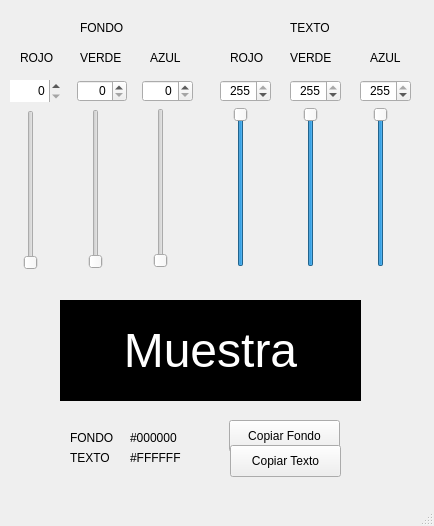
<?xml version="1.0" encoding="UTF-8"?>
<ui version="4.0">
 <class>MainWindow</class>
 <widget class="QMainWindow" name="MainWindow">
  <property name="windowModality">
   <enum>Qt::ApplicationModal</enum>
  </property>
  <property name="geometry">
   <rect>
    <x>0</x>
    <y>0</y>
    <width>434</width>
    <height>526</height>
   </rect>
  </property>
  <property name="windowTitle">
   <string>MainWindow</string>
  </property>
  <widget class="QWidget" name="centralwidget">
   <widget class="QLabel" name="LB_Fondo">
    <property name="geometry">
     <rect>
      <x>80</x>
      <y>20</y>
      <width>51</width>
      <height>16</height>
     </rect>
    </property>
    <property name="text">
     <string>FONDO</string>
    </property>
   </widget>
   <widget class="QLabel" name="LB_Texto">
    <property name="geometry">
     <rect>
      <x>290</x>
      <y>20</y>
      <width>41</width>
      <height>16</height>
     </rect>
    </property>
    <property name="text">
     <string>TEXTO</string>
    </property>
   </widget>
   <widget class="QLabel" name="LB_BG_Rojo">
    <property name="geometry">
     <rect>
      <x>20</x>
      <y>50</y>
      <width>41</width>
      <height>16</height>
     </rect>
    </property>
    <property name="text">
     <string>ROJO</string>
    </property>
   </widget>
   <widget class="QLabel" name="LB_BG_Verde">
    <property name="geometry">
     <rect>
      <x>80</x>
      <y>50</y>
      <width>41</width>
      <height>16</height>
     </rect>
    </property>
    <property name="text">
     <string>VERDE</string>
    </property>
   </widget>
   <widget class="QLabel" name="LB_BG_Azul">
    <property name="geometry">
     <rect>
      <x>150</x>
      <y>50</y>
      <width>41</width>
      <height>16</height>
     </rect>
    </property>
    <property name="text">
     <string>AZUL</string>
    </property>
   </widget>
   <widget class="QLabel" name="LB_FG_Rojo">
    <property name="geometry">
     <rect>
      <x>230</x>
      <y>50</y>
      <width>41</width>
      <height>16</height>
     </rect>
    </property>
    <property name="text">
     <string>ROJO</string>
    </property>
   </widget>
   <widget class="QLabel" name="LB_FG_Verde">
    <property name="geometry">
     <rect>
      <x>290</x>
      <y>50</y>
      <width>51</width>
      <height>16</height>
     </rect>
    </property>
    <property name="text">
     <string>VERDE</string>
    </property>
   </widget>
   <widget class="QLabel" name="LB_FG_Azul">
    <property name="geometry">
     <rect>
      <x>370</x>
      <y>50</y>
      <width>41</width>
      <height>16</height>
     </rect>
    </property>
    <property name="text">
     <string>AZUL</string>
    </property>
   </widget>
   <widget class="QSpinBox" name="SB_BG_Rojo">
    <property name="geometry">
     <rect>
      <x>10</x>
      <y>80</y>
      <width>51</width>
      <height>22</height>
     </rect>
    </property>
    <property name="frame">
     <bool>false</bool>
    </property>
    <property name="alignment">
     <set>Qt::AlignRight|Qt::AlignTrailing|Qt::AlignVCenter</set>
    </property>
    <property name="maximum">
     <number>255</number>
    </property>
   </widget>
   <widget class="QSpinBox" name="SB_BG_Verde">
    <property name="geometry">
     <rect>
      <x>77</x>
      <y>80</y>
      <width>50</width>
      <height>22</height>
     </rect>
    </property>
    <property name="alignment">
     <set>Qt::AlignRight|Qt::AlignTrailing|Qt::AlignVCenter</set>
    </property>
    <property name="maximum">
     <number>255</number>
    </property>
   </widget>
   <widget class="QSpinBox" name="SB_BG_Azul">
    <property name="geometry">
     <rect>
      <x>142</x>
      <y>80</y>
      <width>51</width>
      <height>22</height>
     </rect>
    </property>
    <property name="alignment">
     <set>Qt::AlignRight|Qt::AlignTrailing|Qt::AlignVCenter</set>
    </property>
    <property name="maximum">
     <number>255</number>
    </property>
   </widget>
   <widget class="QSpinBox" name="SB_FG_Rojo">
    <property name="geometry">
     <rect>
      <x>220</x>
      <y>80</y>
      <width>51</width>
      <height>22</height>
     </rect>
    </property>
    <property name="alignment">
     <set>Qt::AlignRight|Qt::AlignTrailing|Qt::AlignVCenter</set>
    </property>
    <property name="maximum">
     <number>255</number>
    </property>
    <property name="value">
     <number>255</number>
    </property>
   </widget>
   <widget class="QSpinBox" name="SB_FG_Verde">
    <property name="geometry">
     <rect>
      <x>290</x>
      <y>80</y>
      <width>51</width>
      <height>22</height>
     </rect>
    </property>
    <property name="alignment">
     <set>Qt::AlignRight|Qt::AlignTrailing|Qt::AlignVCenter</set>
    </property>
    <property name="maximum">
     <number>255</number>
    </property>
    <property name="value">
     <number>255</number>
    </property>
   </widget>
   <widget class="QSpinBox" name="SB_FG_Azul">
    <property name="geometry">
     <rect>
      <x>360</x>
      <y>80</y>
      <width>51</width>
      <height>22</height>
     </rect>
    </property>
    <property name="alignment">
     <set>Qt::AlignRight|Qt::AlignTrailing|Qt::AlignVCenter</set>
    </property>
    <property name="maximum">
     <number>255</number>
    </property>
    <property name="value">
     <number>255</number>
    </property>
   </widget>
   <widget class="QSlider" name="SL_BG_Rojo">
    <property name="geometry">
     <rect>
      <x>20</x>
      <y>110</y>
      <width>22</width>
      <height>160</height>
     </rect>
    </property>
    <property name="maximum">
     <number>255</number>
    </property>
    <property name="pageStep">
     <number>1</number>
    </property>
    <property name="orientation">
     <enum>Qt::Vertical</enum>
    </property>
   </widget>
   <widget class="QSlider" name="SL_BG_Verde">
    <property name="geometry">
     <rect>
      <x>85</x>
      <y>109</y>
      <width>22</width>
      <height>160</height>
     </rect>
    </property>
    <property name="maximum">
     <number>255</number>
    </property>
    <property name="pageStep">
     <number>1</number>
    </property>
    <property name="orientation">
     <enum>Qt::Vertical</enum>
    </property>
   </widget>
   <widget class="QSlider" name="SL_BG_Azul">
    <property name="geometry">
     <rect>
      <x>150</x>
      <y>108</y>
      <width>22</width>
      <height>160</height>
     </rect>
    </property>
    <property name="maximum">
     <number>255</number>
    </property>
    <property name="pageStep">
     <number>1</number>
    </property>
    <property name="orientation">
     <enum>Qt::Vertical</enum>
    </property>
   </widget>
   <widget class="QSlider" name="SL_FG_Rojo">
    <property name="geometry">
     <rect>
      <x>230</x>
      <y>107</y>
      <width>22</width>
      <height>160</height>
     </rect>
    </property>
    <property name="maximum">
     <number>255</number>
    </property>
    <property name="pageStep">
     <number>1</number>
    </property>
    <property name="value">
     <number>255</number>
    </property>
    <property name="orientation">
     <enum>Qt::Vertical</enum>
    </property>
   </widget>
   <widget class="QSlider" name="SL_FG_Verde">
    <property name="geometry">
     <rect>
      <x>300</x>
      <y>107</y>
      <width>22</width>
      <height>160</height>
     </rect>
    </property>
    <property name="maximum">
     <number>255</number>
    </property>
    <property name="pageStep">
     <number>1</number>
    </property>
    <property name="value">
     <number>255</number>
    </property>
    <property name="orientation">
     <enum>Qt::Vertical</enum>
    </property>
   </widget>
   <widget class="QSlider" name="SL_FG_Azul">
    <property name="geometry">
     <rect>
      <x>370</x>
      <y>107</y>
      <width>22</width>
      <height>160</height>
     </rect>
    </property>
    <property name="maximum">
     <number>255</number>
    </property>
    <property name="pageStep">
     <number>1</number>
    </property>
    <property name="value">
     <number>255</number>
    </property>
    <property name="orientation">
     <enum>Qt::Vertical</enum>
    </property>
   </widget>
   <widget class="QLabel" name="LB_Muestra">
    <property name="geometry">
     <rect>
      <x>60</x>
      <y>300</y>
      <width>301</width>
      <height>101</height>
     </rect>
    </property>
    <property name="styleSheet">
     <string notr="true">background-color: #000000; color: #FFFFFF; font-family: Arial; font-size: 48px;</string>
    </property>
    <property name="text">
     <string>Muestra</string>
    </property>
    <property name="alignment">
     <set>Qt::AlignCenter</set>
    </property>
   </widget>
   <widget class="QLabel" name="LB_RES_Fondo">
    <property name="geometry">
     <rect>
      <x>70</x>
      <y>430</y>
      <width>51</width>
      <height>16</height>
     </rect>
    </property>
    <property name="text">
     <string>FONDO</string>
    </property>
   </widget>
   <widget class="QLabel" name="RES_Fondo">
    <property name="geometry">
     <rect>
      <x>130</x>
      <y>430</y>
      <width>61</width>
      <height>16</height>
     </rect>
    </property>
    <property name="text">
     <string>#000000</string>
    </property>
   </widget>
   <widget class="QPushButton" name="BTN_Copiar_Fondo">
    <property name="geometry">
     <rect>
      <x>229</x>
      <y>420</y>
      <width>111</width>
      <height>32</height>
     </rect>
    </property>
    <property name="text">
     <string>Copiar Fondo</string>
    </property>
   </widget>
   <widget class="QLabel" name="LB_RES_Texto">
    <property name="geometry">
     <rect>
      <x>70</x>
      <y>450</y>
      <width>51</width>
      <height>16</height>
     </rect>
    </property>
    <property name="text">
     <string>TEXTO</string>
    </property>
   </widget>
   <widget class="QLabel" name="RES_Texto">
    <property name="geometry">
     <rect>
      <x>130</x>
      <y>450</y>
      <width>58</width>
      <height>16</height>
     </rect>
    </property>
    <property name="text">
     <string>#FFFFFF</string>
    </property>
   </widget>
   <widget class="QPushButton" name="BTN_Copiar_Texto">
    <property name="geometry">
     <rect>
      <x>230</x>
      <y>445</y>
      <width>111</width>
      <height>32</height>
     </rect>
    </property>
    <property name="text">
     <string>Copiar Texto</string>
    </property>
   </widget>
  </widget>
  <widget class="QStatusBar" name="statusbar"/>
 </widget>
 <resources>
  <include location="recursos.qrc"/>
 </resources>
 <connections/>
</ui>
